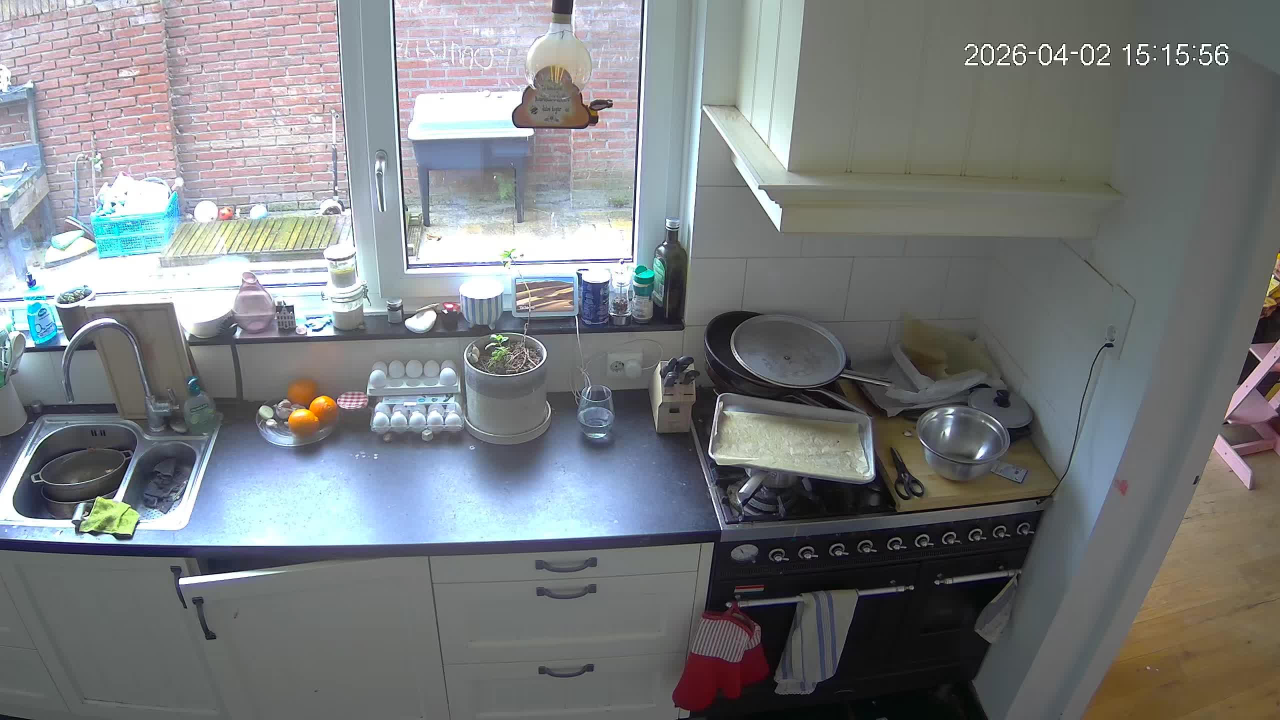
#> input picture calibration_reference.jpg, 2560 x 1440 px (shown at 1/2 size)
$ python -i validate_dials.py   (imports and definitions only)
#> lines starting #> are read from the running program, lines starting #| are printed output that depends on the picture
#> further down, picture is the input picture: shape (1440, 2560, 3); mean B, G, R 127, 125.1, 122.1
#!/usr/bin/env python3
"""
Feasibility spike: validate dial detection on the kitchen stove camera.

Fetches a 2560x1440 frame from go2rtc HTTP API, applies CLAHE + median blur,
then runs a radial edge scan on each dial ROI to detect the indicator angle.

Usage (inside Docker container):
  python3 validate_dials.py [--save-debug]

The --save-debug flag saves annotated images to /output/ for visual inspection.
"""

import sys
import math
import argparse
import urllib.request

import cv2
import numpy as np


# go2rtc HTTP frame API (use host network from container)
FRAME_URL = "http://192.168.2.52:1984/api/frame.jpeg?src=kitchen"

# Approximate dial ROI centers and radii at 2560x1440.
# These are rough estimates from visual inspection of the cropped frames.
# Format: (label, center_x, center_y, radius)
# Dials are in a row from left to right: clock, D1-D10
# We skip the clock (leftmost).
DIAL_ROIS = [
    ("burner_1",       1430, 1040, 28),
    ("burner_2",       1490, 1040, 28),
    ("burner_3",       1555, 1040, 28),
    ("burner_4",       1620, 1040, 28),
    ("burner_5",       1685, 1040, 28),
    ("burner_6",       1750, 1040, 28),
    ("oven_left_temp", 1830, 1040, 28),
    ("oven_left_mode", 1895, 1040, 28),
    ("oven_right_temp",1965, 1040, 28),
    ("oven_right_mode",2030, 1040, 28),
]

# LED ROI positions (small rectangles near the oven dials)
LED_ROIS = [
    ("oven_left_led",  1860, 1010, 20, 15),
    ("oven_right_led", 1995, 1010, 20, 15),
]


# [9 lines left out: function fetch_frame, not called in this run]


def preprocess(frame):
    """Convert to grayscale, apply CLAHE and median blur."""
    gray = cv2.cvtColor(frame, cv2.COLOR_BGR2GRAY)
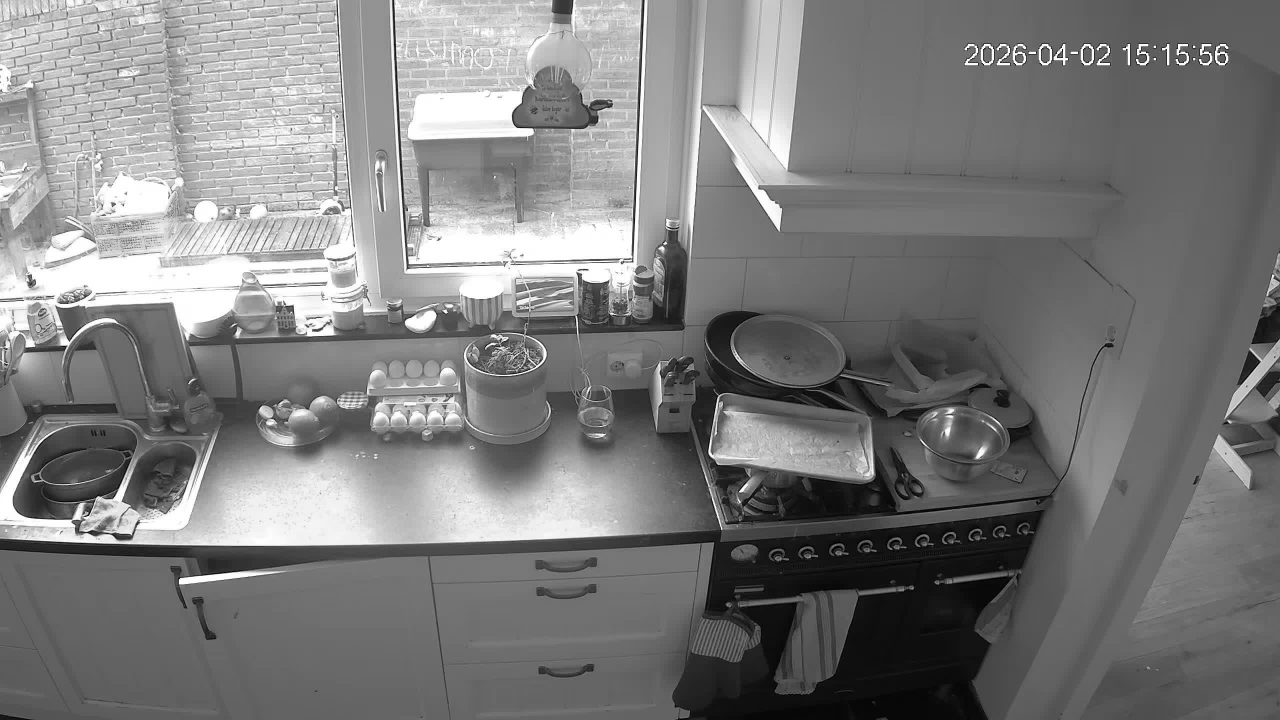
#> gray: shape (1440, 2560) (shown at 1/2 size); min 0, max 255, mean 124.4
    clahe = cv2.createCLAHE(clipLimit=2.0, tileGridSize=(8, 8))
    enhanced = clahe.apply(gray)
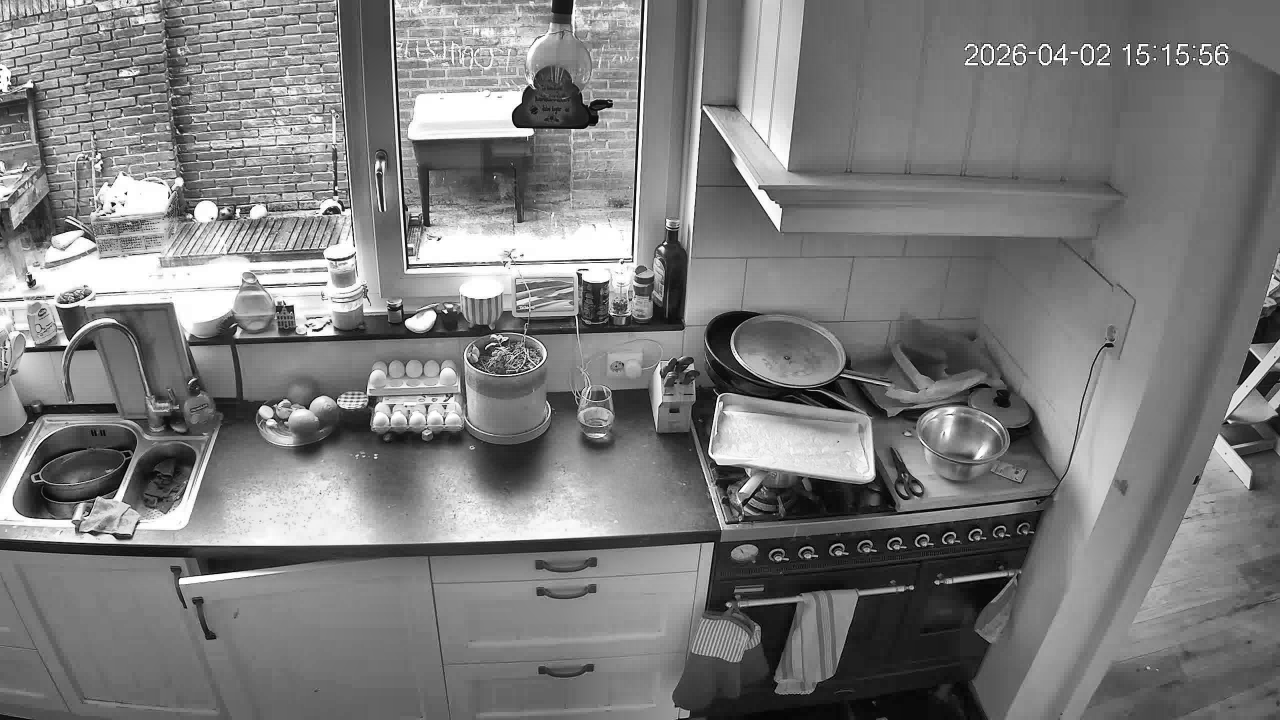
#> enhanced: shape (1440, 2560) (shown at 1/2 size); min 0, max 255, mean 124
    blurred = cv2.medianBlur(enhanced, 5)
    return blurred


# [140 lines left out: functions radial_edge_scan, detect_led_color, main, not called in this run]


# [2 lines not run here, left out]

>>> import cv2
>>> picture = cv2.imread('../calibration_reference.jpg')
>>> result = preprocess(picture)

$ run again, on templates/clock.jpg
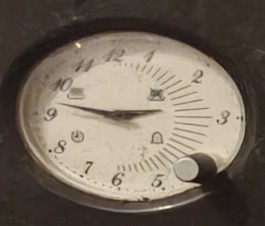
#> input picture templates/clock.jpg, 265 x 226 px
#> picture is the input picture: shape (226, 265, 3); mean B, G, R 94.2, 107, 118.1
#> in preprocess, `gray = cv2.cvtColor(frame, cv2.COLOR_BGR2GRAY)`:
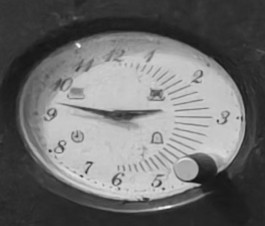
#> gray: shape (226, 265); min 17, max 242, mean 108.8
#> in preprocess, `blurred = cv2.medianBlur(enhanced, 5)`:
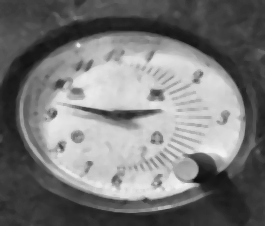
#> blurred: shape (226, 265); min 14, max 242, mean 119.5

$ run again, on templates/knob.jpg
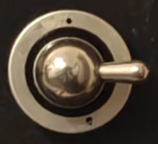
#> input picture templates/knob.jpg, 158 x 144 px
#> picture is the input picture: shape (144, 158, 3); mean B, G, R 57.5, 70.3, 81.2
#> in preprocess, `gray = cv2.cvtColor(frame, cv2.COLOR_BGR2GRAY)`:
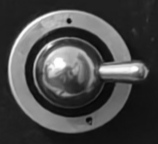
#> gray: shape (144, 158); min 5, max 255, mean 72.1
#> in preprocess, `blurred = cv2.medianBlur(enhanced, 5)`:
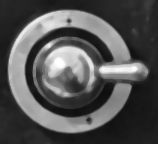
#> blurred: shape (144, 158); min 14, max 254, mean 83.9
